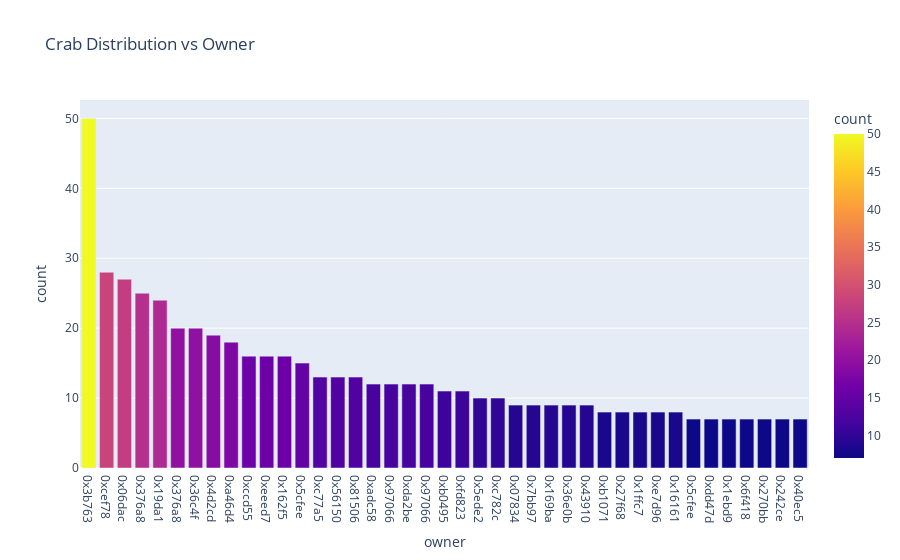

Notebook code for this chart:
### Code cell
px.bar(crabs[(~crabs.owner.isin(ownerblacklist)) & (crabs.pure_number.notnull())], 
                 x="shortowner", 
                   color="class_name", 
                   title="Crab Count By Owner"
              )

# overwrite tick labels    
# fig.update_layout(
#     xaxis = {
#      #'tickmode': 'array',
#      'tickvals': list(range(len(crabs[~crabs.owner.isin(ownerblacklist)]))),
#      'ticktext': crabs[~crabs.owner.isin(ownerblacklist)]["owner"].str.slice(stop=7).to_list(),
#     }
# )

fig.update_layout(barmode='stack', xaxis={'categoryorder':'total descending'})
fig.show()

### Figure 1 — Plotly figure (JSON) as saved in the notebook; plotly's stock layout.template omitted (floating-point values rounded to 4 significant figures; data arrays with more than 128 entries replaced by an {"elided": "..."} marker saying what was removed)
{"data": [{"alignmentgroup": "True", "hovertemplate": "owner=%{x}<br>count=%{marker.color}<extra></extra>", "legendgroup": "", "marker": {"color": [50, 28, 27, 25, 24, 20, 20, 19, 18, 16, 16, 16, 15, 13, 13, 13, 12, 12, 12, 12, 11, 11, 10, 10, 9, 9, 9, 9, 9, 8, 8, 8, 8, 8, 7, 7, 7, 7, 7, 7, 7], "coloraxis": "coloraxis", "pattern": {"shape": ""}}, "name": "", "offsetgroup": "", "orientation": "v", "showlegend": false, "textposition": "auto", "type": "bar", "x": ["0xcea85ace606ef0a2166c9de211c5a2af4d14590b", "0x2bf7cd06a44e01cc94a0f7b9dc8b57c6a2d15157", "0xcccd64fd8976a03ae897fad97249e01fb9170eb6", "0xda0df05be32a391c23cf4a714b606a9109527ea4", "0x4716a689a7b1378884cd1a1f200c110cbed0bc55", "0x4ae04bdb0c084b507fb5740bbd6eb6c37f6b7778", "0xec113c0cd9a534e43c60eb930822f0c592b5e401", "0x8fdf8c2daa5d99299d59a1513dcedb0106aaba3d", "0xc0cd528477cf84babdd4c86889c86b157f529d20", "0x0653441ab038d44e1d8c85f1d0d805e8270ffe4f", "0xfd71d918a79649a3947c954217877e4bdf8d26ed", "0x8968ea82d88126224c71b9c2dba2d1ced9640fbd", "0x00d65da4e75d119fceb382c151f519d6b5e97a4a", "0xf74f5fe78123208161e09627fff58a2a07cbc718", "0xda755d290ed76757a0a2b57c031c38770b2ece91", "0x36e0bc78595063cec14cad617647701b3c9e0c31", "0x2d8719cf0fe19782140ae16eec03938a96f5228b", "0xb187de18d18e09d1ae2f4fbef0642f6051561c97", "0xe8a4bcae2495f776af6b7fbd1932070b18673763", "0xd673e252f22c6d0d01ae9a4a22d9ea587bb6cf4e", "0xf18ea23458a87b568b7247156043acf7f244f8b0", "0x33ebb62dc9ddbf6b8f3c0efdf5bccc2e7ac60211", "0xc77a55abb91e7cdeb810748cb1fbc5de8f36a7b7", "0x54d8266330f34ba3fa3d473105c7adad46c2dc53", "0xab0376df9782b8b3cdcde16d353ce489974b8940", "0xd786654842c2b7b917974dd63092cebac795d238", "0x9169028656fb9ec210638fdcbddc65115ab8d163", "0x8cd62fcb01f6c89a91df761a8db1faa3a9a92133", "0xf9fe5e5452eaec284a3f57a4bfcdc873f2930f9a", "0xb0495944e9ecc1623fbecadab4f4581b4fb705ca", "0xaf8992c0a2060efac664f9b3433929f897c0702a", "0xc37c3037161aed77bbdbfc36213a93d588025676", "0x1955fb8a66abf772ae91a6221555b7c422f58a7f", "0x49de6d4040c15d2305a0a63b019f61e8f30c4d99", "0x2e5322b59a2d5c982be103fccc05eb182ad9bce3", "0xc8707623cdb85cc56e275a8556db2fe76fadaffc", "0x49ddd52e0671ab44421d38a06a5864e030845d54", "0x79f1d64a18008652fca2a97bb59807e14d82cb4c", "0xaafba492437cc40dd8cbc81d91d0d58b6d93e45c", "0x56ca5ef6f9293acebcfaa99cc6d350b42ea2ed42", "0x0d42a1f922ee5dc8988692f27004dd59b5777838"], "xaxis": "x", "y": [50, 28, 27, 25, 24, 20, 20, 19, 18, 16, 16, 16, 15, 13, 13, 13, 12, 12, 12, 12, 11, 11, 10, 10, 9, 9, 9, 9, 9, 8, 8, 8, 8, 8, 7, 7, 7, 7, 7, 7, 7], "yaxis": "y"}], "layout": {"barmode": "stack", "coloraxis": {"colorbar": {"title": {"text": "count"}}, "colorscale": [[0, "#0d0887"], [0.1111, "#46039f"], [0.2222, "#7201a8"], [0.3333, "#9c179e"], [0.4444, "#bd3786"], [0.5556, "#d8576b"], [0.6667, "#ed7953"], [0.7778, "#fb9f3a"], [0.8889, "#fdca26"], [1, "#f0f921"]]}, "legend": {"tracegroupgap": 0}, "title": {"text": "Crab Distribution vs Owner"}, "xaxis": {"anchor": "y", "categoryorder": "total descending", "domain": [0, 1], "tickmode": "array", "ticktext": {"elided": "1596 str values"}, "tickvals": {"elided": "1596 int values"}, "title": {"text": "owner"}}, "yaxis": {"anchor": "x", "domain": [0, 1], "title": {"text": "count"}}}}
